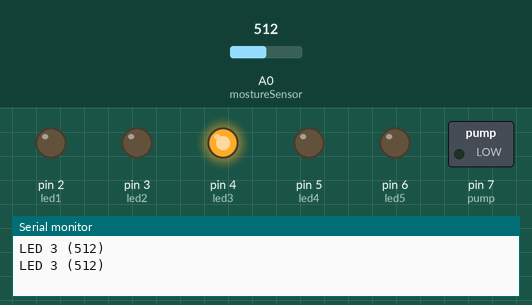
This sketch was run on a simulated Arduino Uno, built with avr-gcc and run on an emulated ATmega328P. Parts: switched loads named in the sketch (green lamp = pin HIGH), output pins drawn as LEDs (lit = HIGH), the last lines printed to the serial monitor. The inputs (shaded band) are chosen by the test bench; at power-on: A0 (mostureSensor) = 512.

Above: at 4.8 s.
4.9 s: A0 (mostureSensor) set to 599
9.9 s: A0 (mostureSensor) set to 629
At 12.3 s:
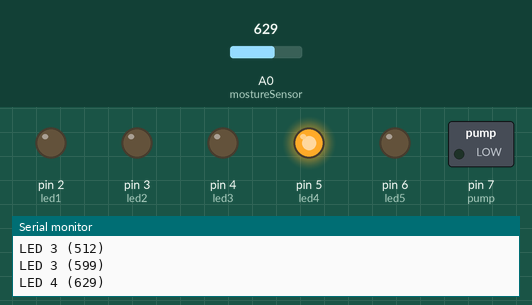
14.9 s: A0 (mostureSensor) set to 806
19.9 s: A0 (mostureSensor) set to 829
At 20.8 s:
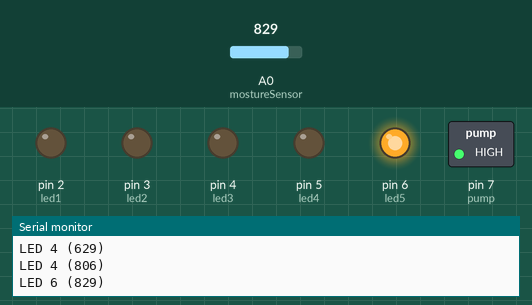
24.9 s: A0 (mostureSensor) set to 398
At 29.3 s:
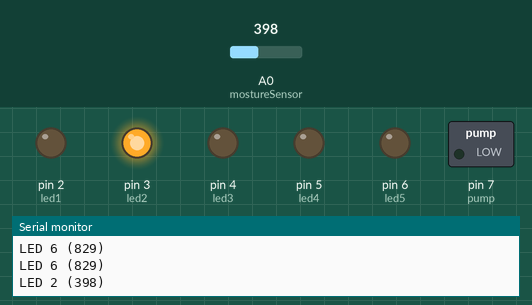
29.9 s: A0 (mostureSensor) set to 422
At 32.4 s:
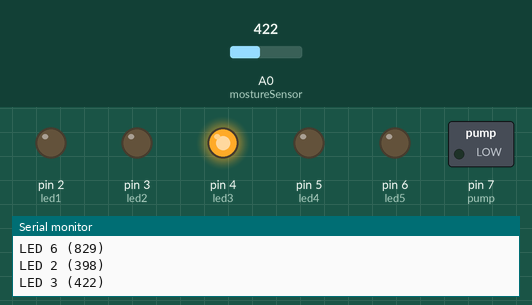
Timing chart, 0 to 33.9 s (numbered marks = the images above; inputs shaded):
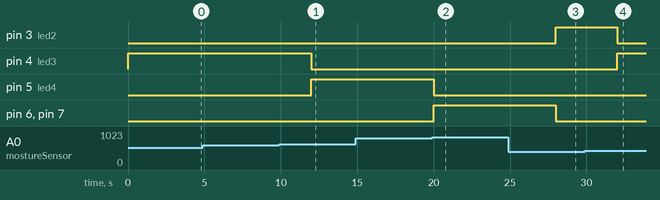

The sketch:

MoistureSensor.ino
```cpp
//Connect the Soil Mosture Sensor to anolog input pin 0,
//and your 5 led to digital out 2-6</p><p>*/
int led1 = 2;
int led2 = 3;
int led3 = 4;
int led4 = 5;
int led5 = 6;
int pump = 7;
int dryCount = 0;

int mostureSensor = 0;

void setup() {
  // Serial Begin so we can see the data from the mosture sensor in our serial input window.
  Serial.begin(9600);
  // setting the led pins to outputs
  pinMode(led1, OUTPUT);
  pinMode(led2, OUTPUT);
  pinMode(led3, OUTPUT);
  pinMode(led4, OUTPUT);
  pinMode(led5, OUTPUT);
  pinMode(pump, OUTPUT); // Brown = Ground, Red = 5v, Orange = Signal (Pin 7)
}

void loop() {
  // read the input on analog pin 0:
  int sensorValue = analogRead(mostureSensor);

  if (sensorValue < 816)
    dryCount = 0;
  if (sensorValue >= 816) {
    if (dryCount > 10)
      Serial.println((String)"LED 6 - RUN PUMP (" + (String)sensorValue + (String)")");
    else
      Serial.println((String)"LED 6 (" + (String)sensorValue + (String)")");
    digitalWrite(led1, LOW);
    digitalWrite(led2, LOW);
    digitalWrite(led3, LOW);
    digitalWrite(led4, LOW);
    digitalWrite(led5, HIGH);
    digitalWrite(pump, HIGH);
    dryCount++;
  }
  else if (sensorValue >= 612  && sensorValue < 816) {
    Serial.println((String)"LED 4 (" + (String)sensorValue + (String)")");
    digitalWrite(led1, LOW);
    digitalWrite(led2, LOW);
    digitalWrite(led3, LOW);
    digitalWrite(led4, HIGH);
    digitalWrite(led5, LOW);
    digitalWrite(pump, LOW);
  }
  else if (sensorValue >= 408 && sensorValue < 612) {
    Serial.println((String)"LED 3 (" + (String)sensorValue + (String)")");
    digitalWrite(led1, LOW);
    digitalWrite(led2, LOW);
    digitalWrite(led3, HIGH);
    digitalWrite(led4, LOW);
    digitalWrite(led5, LOW);
    digitalWrite(pump, LOW);
  }
  else if (sensorValue >= 204 && sensorValue < 408) {
    Serial.println((String)"LED 2 (" + (String)sensorValue + (String)")");
    digitalWrite(led1, LOW);
    digitalWrite(led2, HIGH);
    digitalWrite(led3, LOW);
    digitalWrite(led4, LOW);
    digitalWrite(led5, LOW);
    digitalWrite(pump, LOW);
  }
  else if (sensorValue >= 0 && sensorValue < 204) {
    Serial.print("LED 1 (");
    Serial.print(sensorValue);
    Serial.println(")");
    digitalWrite(led1, HIGH);
    digitalWrite(led2, LOW);
    digitalWrite(led3, LOW);
    digitalWrite(led4, LOW);
    digitalWrite(led5, LOW);
    digitalWrite(pump, LOW);
  } else {
    Serial.println("All LEDs (Error)");
    digitalWrite(led1, HIGH);
    digitalWrite(led2, HIGH);
    digitalWrite(led3, HIGH);
    digitalWrite(led4, HIGH);
    digitalWrite(led5, HIGH);
    digitalWrite(pump, LOW);
  }
  delay(1000 * 4);        // delay 4 seconds between reads
}
```

Measured:
- the behaviour switches between 611 and 612 on A0 (mostureSensor) (found by bisection; images 0 and 1)
- the behaviour switches between 815 and 816 on A0 (mostureSensor) (found by bisection; images 1 and 2)
- the behaviour switches between 407 and 408 on A0 (mostureSensor) (found by bisection; images 3 and 4)
- after the input at 9.9 s, pin 4 (led3): HIGH → LOW after 2.1 s; pin 5 (led4): LOW → HIGH after 2.1 s
- after the input at 19.9 s, pin 5 (led4): HIGH → LOW after 0.10 s; pin 6 (led5), pin 7 (pump): LOW → HIGH after 0.10 s
- after the input at 24.9 s, pin 3 (led2): LOW → HIGH after 3.1 s; pin 6 (led5), pin 7 (pump): HIGH → LOW after 3.1 s
- after the input at 29.9 s, pin 3 (led2): HIGH → LOW after 2.1 s; pin 4 (led3): LOW → HIGH after 2.1 s
